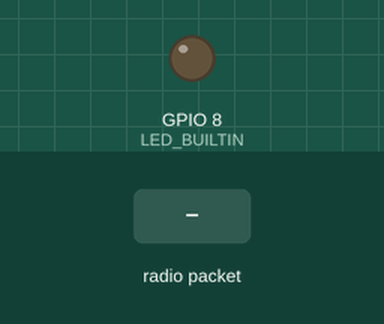
Recording of a sketch running on a simulated ESP32-C6. Parts: output pins drawn as LEDs (lit = HIGH). Inputs (shaded band) come from the test bench. What the sketch prints to the serial monitor is not drawn.

Above: at 1.2 s.
1.3 s: radio packet "1" arrives
Timing chart, 0 to 4.3 s (numbered marks = the images above; inputs shaded):
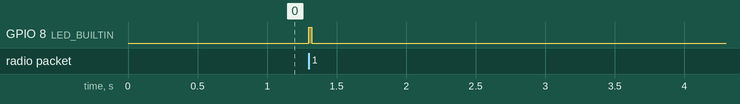

Measured:
- after the input at 1.3 s, GPIO 8 (LED_BUILTIN): LOW → HIGH at once, → LOW 0.02 s later

The sketch:

gateway.ino
```cpp
// gateway.ino — the ESP32-S3 plugged into the Jetson by USB.
//
// A dumb, fast pipe:  ESP-NOW from drones  ->  USB serial to the Jetson
//                     USB serial from Jetson ->  ESP-NOW broadcast to drones
// It does not check signatures; the homebase and the drones do that.
//
// Serial format (binary!):  up   = COBS(rssi_byte + packet) + 0x00
//                           down = COBS(packet) + 0x00
// Never print debug text on Serial here: it would corrupt the binary stream.
// Watch the LED instead (blinks on traffic, if your board has one on LED_BUILTIN).
//
// Arduino IDE: board "ESP32S3 Dev Module". Plugged into the native USB port:
// set "USB CDC On Boot: Enabled" (Jetson sees /dev/ttyACM0). Plugged into the
// UART port: leave it Disabled (Jetson sees /dev/ttyUSB0 or /dev/ttyACM0).
#include <Arduino.h>
#include <WiFi.h>
#include <esp_now.h>
#include <esp_wifi.h>
#include "t15_protocol.h"

#define WIFI_CHANNEL 1             // same on every board
#define BAUD 921600                // matches homebase.py --baud (ignored over native USB)

static const uint8_t BCAST[6] = {0xFF, 0xFF, 0xFF, 0xFF, 0xFF, 0xFF};
typedef struct { uint8_t len; int8_t rssi; uint8_t data[T15_MAX_PKT]; } rx_item_t;
static QueueHandle_t rxq;
static uint8_t inbuf[2 * T15_MAX_FRAME];
static size_t inlen = 0;
static uint32_t led_off_at = 0;

#if ESP_ARDUINO_VERSION_MAJOR >= 3
static void on_recv(const esp_now_recv_info_t *info, const uint8_t *data, int len) {
  rx_item_t it;
  it.rssi = info->rx_ctrl ? info->rx_ctrl->rssi : 0;
#else
static void on_recv(const uint8_t *mac, const uint8_t *data, int len) {
  rx_item_t it;
  it.rssi = 0;
#endif
  if (len <= 0 || len > T15_MAX_PKT) return;
  it.len = (uint8_t)len;
  memcpy(it.data, data, len);
  xQueueSend(rxq, &it, 0);
}

static void blink() {
#ifdef LED_BUILTIN
  digitalWrite(LED_BUILTIN, HIGH);
  led_off_at = millis() + 20;
#endif
}

void setup() {
  Serial.begin(BAUD);
#ifdef LED_BUILTIN
  pinMode(LED_BUILTIN, OUTPUT);
#endif
  rxq = xQueueCreate(32, sizeof(rx_item_t));
  WiFi.mode(WIFI_STA);
  WiFi.disconnect();
  esp_wifi_set_channel(WIFI_CHANNEL, WIFI_SECOND_CHAN_NONE);
  if (esp_now_init() != ESP_OK) { delay(1000); ESP.restart(); }
  esp_now_peer_info_t peer;
  memset(&peer, 0, sizeof peer);
  memcpy(peer.peer_addr, BCAST, 6);
  peer.channel = WIFI_CHANNEL;
  peer.ifidx = WIFI_IF_STA;
  peer.encrypt = false;
  esp_now_add_peer(&peer);
  esp_now_register_recv_cb(on_recv);
}

void loop() {
  rx_item_t it;
  while (xQueueReceive(rxq, &it, 0) == pdTRUE) {            // drones -> Jetson
    uint8_t raw[T15_MAX_PKT + 1], enc[T15_MAX_FRAME];
    raw[0] = (uint8_t)it.rssi;
    memcpy(raw + 1, it.data, it.len);
    size_t n = t15_cobs_encode(raw, it.len + 1, enc);
    enc[n++] = 0x00;
    Serial.write(enc, n);
    blink();
  }
  while (Serial.available()) {                              // Jetson -> drones
    int b = Serial.read();
    if (b < 0) break;
    if (b == 0) {
      uint8_t pkt[T15_MAX_PKT];
      size_t n = inlen ? t15_cobs_decode(inbuf, inlen, pkt, sizeof pkt) : 0;
      if (n >= T15_HDR_LEN + 2) { esp_now_send(BCAST, pkt, n); blink(); }
      inlen = 0;
    } else if (inlen < sizeof inbuf) {
      inbuf[inlen++] = (uint8_t)b;
    } else {
      inlen = 0;                                            // runaway frame: drop it
    }
  }
#ifdef LED_BUILTIN
  if (led_off_at && millis() > led_off_at) { digitalWrite(LED_BUILTIN, LOW); led_off_at = 0; }
#endif
}
```

t15_protocol.h
```cpp
// t15_protocol.h — Team-15 radio packets. Same bytes as link/protocol.py.
//
//   drone ESP32 --ESP-NOW--> ESP32-S3 gateway --USB serial--> Jetson homebase
//
// Packet (little-endian):
//   header 14 B | payload N B | [auth tag 8 B if flags&T15_FLAG_AUTH] | crc16 2 B
// Serial framing (gateway <-> Jetson only): COBS(...) + 0x00
//
// Header-only and self-contained (own SHA-256/HMAC, no mbedtls), so it builds
// the same on ESP32, ESP32-S3, ESP32-C6 and a laptop (tests/xcheck.c).
// Change this file and link/protocol.py together, then run tests/test_link.py.
#pragma once
#include <stdint.h>
#include <stddef.h>
#include <string.h>

#define T15_MAGIC      0xA5
#define T15_VERSION    1
#define T15_HOME_ID    0
#define T15_BROADCAST  0xFF

#define T15_TELEMETRY  1
#define T15_DETECTION  2
#define T15_WAYPOINT   3

#define T15_FLAG_AUTH  0x01
#define T15_TAG_LEN    8
#define T15_HDR_LEN    14
#define T15_TELEM_LEN  27
#define T15_DET_LEN    20
#define T15_WP_LEN     24
#define T15_MAX_PKT    64          // biggest packet is 14+27+8+2 = 51
#define T15_MAX_FRAME  (T15_MAX_PKT + 4)

// sensor ids (detection.sensor); capability bit = 1 << (id - 1)
#define T15_SENS_ID_THERMAL  1
#define T15_SENS_ID_CV       2
#define T15_SENS_ID_MMWAVE   3
#define T15_SENS_ID_BLE      4
#define T15_SENS_ID_ACOUSTIC 5
#define T15_SENS_THERMAL  (1u << 0)
#define T15_SENS_CV       (1u << 1)
#define T15_SENS_MMWAVE   (1u << 2)
#define T15_SENS_BLE      (1u << 3)
#define T15_SENS_ACOUSTIC (1u << 4)

// person status
#define T15_ST_UNKNOWN  0
#define T15_ST_OK       1
#define T15_ST_INJURED  2
#define T15_ST_CRITICAL 3

// drone state
#define T15_DS_LANDED    0
#define T15_DS_FLYING    1
#define T15_DS_HOLDING   2
#define T15_DS_RTB       3
#define T15_DS_LINK_LOST 4

// waypoint commands
#define T15_CMD_GOTO 0
#define T15_CMD_HOLD 1
#define T15_CMD_RTB  2
#define T15_CMD_LAND 3

// errors from t15_check
#define T15_ERR_SHORT  -1
#define T15_ERR_CRC    -2
#define T15_ERR_MAGIC  -3
#define T15_ERR_TYPE   -4
#define T15_ERR_LEN    -5
#define T15_ERR_AUTH   -6
#define T15_ERR_NOAUTH -7

typedef struct { uint8_t type, flags, src, dst; uint32_t seq, t_ms; } t15_hdr_t;
typedef struct { float x, y, z, yaw, sigma; uint8_t battery, state, sensing; uint32_t wp_ack; } t15_telem_t;
typedef struct { float x, y; uint8_t sensor, conf, status, hr, br, range_dm; uint16_t det_id; uint32_t tag_id; } t15_det_t;
typedef struct { float x, y, z, yaw; uint8_t cmd, tx_period_ds; uint16_t det_ack; uint32_t wp_seq; } t15_wp_t;

// ------------------------------------------------------------------ crc16
static inline uint16_t t15_crc16(const uint8_t *d, size_t n) {
  uint16_t crc = 0xFFFF;                        // CRC-16/CCITT-FALSE
  for (size_t i = 0; i < n; i++) {
    crc ^= (uint16_t)d[i] << 8;
    for (int b = 0; b < 8; b++) crc = (crc & 0x8000) ? (uint16_t)((crc << 1) ^ 0x1021) : (uint16_t)(crc << 1);
  }
  return crc;
}

// ---------------------------------------------------------- SHA-256 / HMAC
typedef struct { uint32_t h[8]; uint8_t buf[64]; size_t blen; uint64_t total; } t15_sha256_t;

static const uint32_t T15_K256[64] = {
  0x428a2f98,0x71374491,0xb5c0fbcf,0xe9b5dba5,0x3956c25b,0x59f111f1,0x923f82a4,0xab1c5ed5,
  0xd807aa98,0x12835b01,0x243185be,0x550c7dc3,0x72be5d74,0x80deb1fe,0x9bdc06a7,0xc19bf174,
  0xe49b69c1,0xefbe4786,0x0fc19dc6,0x240ca1cc,0x2de92c6f,0x4a7484aa,0x5cb0a9dc,0x76f988da,
  0x983e5152,0xa831c66d,0xb00327c8,0xbf597fc7,0xc6e00bf3,0xd5a79147,0x06ca6351,0x14292967,
  0x27b70a85,0x2e1b2138,0x4d2c6dfc,0x53380d13,0x650a7354,0x766a0abb,0x81c2c92e,0x92722c85,
  0xa2bfe8a1,0xa81a664b,0xc24b8b70,0xc76c51a3,0xd192e819,0xd6990624,0xf40e3585,0x106aa070,
  0x19a4c116,0x1e376c08,0x2748774c,0x34b0bcb5,0x391c0cb3,0x4ed8aa4a,0x5b9cca4f,0x682e6ff3,
  0x748f82ee,0x78a5636f,0x84c87814,0x8cc70208,0x90befffa,0xa4506ceb,0xbef9a3f7,0xc67178f2};

#define T15_ROR(x, n) (((x) >> (n)) | ((x) << (32 - (n))))

static inline void t15_sha256_block(uint32_t *h, const uint8_t *p) {
  uint32_t w[64];
  for (int i = 0; i < 16; i++)
    w[i] = (uint32_t)p[4*i] << 24 | (uint32_t)p[4*i+1] << 16 | (uint32_t)p[4*i+2] << 8 | (uint32_t)p[4*i+3];
  for (int i = 16; i < 64; i++) {
    uint32_t s0 = T15_ROR(w[i-15], 7) ^ T15_ROR(w[i-15], 18) ^ (w[i-15] >> 3);
    uint32_t s1 = T15_ROR(w[i-2], 17) ^ T15_ROR(w[i-2], 19) ^ (w[i-2] >> 10);
    w[i] = w[i-16] + s0 + w[i-7] + s1;
  }
  uint32_t a = h[0], b = h[1], c = h[2], d = h[3], e = h[4], f = h[5], g = h[6], k = h[7];
  for (int i = 0; i < 64; i++) {
    uint32_t t1 = k + (T15_ROR(e, 6) ^ T15_ROR(e, 11) ^ T15_ROR(e, 25)) + ((e & f) ^ (~e & g)) + T15_K256[i] + w[i];
    uint32_t t2 = (T15_ROR(a, 2) ^ T15_ROR(a, 13) ^ T15_ROR(a, 22)) + ((a & b) ^ (a & c) ^ (b & c));
    k = g; g = f; f = e; e = d + t1; d = c; c = b; b = a; a = t1 + t2;
  }
  h[0] += a; h[1] += b; h[2] += c; h[3] += d; h[4] += e; h[5] += f; h[6] += g; h[7] += k;
}

static inline void t15_sha256_init(t15_sha256_t *s) {
  static const uint32_t iv[8] = {0x6a09e667,0xbb67ae85,0x3c6ef372,0xa54ff53a,0x510e527f,0x9b05688c,0x1f83d9ab,0x5be0cd19};
  memcpy(s->h, iv, sizeof iv); s->blen = 0; s->total = 0;
}

static inline void t15_sha256_update(t15_sha256_t *s, const uint8_t *d, size_t n) {
  s->total += n;
  while (n--) {
    s->buf[s->blen++] = *d++;
    if (s->blen == 64) { t15_sha256_block(s->h, s->buf); s->blen = 0; }
  }
}

static inline void t15_sha256_final(t15_sha256_t *s, uint8_t out[32]) {
  uint64_t bits = s->total * 8;
  uint8_t one = 0x80, zero = 0;
  t15_sha256_update(s, &one, 1);
  while (s->blen != 56) t15_sha256_update(s, &zero, 1);
  uint8_t len[8];
  for (int i = 0; i < 8; i++) len[i] = (uint8_t)(bits >> (56 - 8 * i));
  t15_sha256_update(s, len, 8);
  for (int i = 0; i < 8; i++) {
    out[4*i] = (uint8_t)(s->h[i] >> 24); out[4*i+1] = (uint8_t)(s->h[i] >> 16);
    out[4*i+2] = (uint8_t)(s->h[i] >> 8); out[4*i+3] = (uint8_t)s->h[i];
  }
}

static inline void t15_hmac_sha256(const uint8_t *key, size_t klen, const uint8_t *msg, size_t n, uint8_t out[32]) {
  uint8_t k0[64] = {0}, pad[64], inner[32];
  t15_sha256_t s;
  if (klen > 64) { t15_sha256_init(&s); t15_sha256_update(&s, key, klen); t15_sha256_final(&s, k0); }
  else memcpy(k0, key, klen);
  for (int i = 0; i < 64; i++) pad[i] = k0[i] ^ 0x36;
  t15_sha256_init(&s); t15_sha256_update(&s, pad, 64); t15_sha256_update(&s, msg, n); t15_sha256_final(&s, inner);
  for (int i = 0; i < 64; i++) pad[i] = k0[i] ^ 0x5c;
  t15_sha256_init(&s); t15_sha256_update(&s, pad, 64); t15_sha256_update(&s, inner, 32); t15_sha256_final(&s, out);
}

// constant-time compare so a bad actor can't time the tag check
static inline int t15_tag_equal(const uint8_t *a, const uint8_t *b, size_t n) {
  uint8_t d = 0;
  for (size_t i = 0; i < n; i++) d |= a[i] ^ b[i];
  return d == 0;
}

// ------------------------------------------------------------ byte helpers
static inline void t15_put_u8(uint8_t **p, uint8_t v) { *(*p)++ = v; }
static inline void t15_put_u16(uint8_t **p, uint16_t v) { *(*p)++ = (uint8_t)v; *(*p)++ = (uint8_t)(v >> 8); }
static inline void t15_put_u32(uint8_t **p, uint32_t v) { for (int i = 0; i < 4; i++) *(*p)++ = (uint8_t)(v >> (8 * i)); }
static inline void t15_put_f32(uint8_t **p, float f) { uint32_t v; memcpy(&v, &f, 4); t15_put_u32(p, v); }
static inline uint8_t t15_get_u8(const uint8_t **p) { return *(*p)++; }
static inline uint16_t t15_get_u16(const uint8_t **p) { uint16_t v = (uint16_t)((*p)[0] | ((*p)[1] << 8)); *p += 2; return v; }
static inline uint32_t t15_get_u32(const uint8_t **p) {
  uint32_t v = (uint32_t)(*p)[0] | (uint32_t)(*p)[1] << 8 | (uint32_t)(*p)[2] << 16 | (uint32_t)(*p)[3] << 24;
  *p += 4; return v;
}
static inline float t15_get_f32(const uint8_t **p) { uint32_t v = t15_get_u32(p); float f; memcpy(&f, &v, 4); return f; }

// ------------------------------------------------------------------ encode
static inline uint8_t *t15_put_hdr(uint8_t *o, uint8_t type, const uint8_t *key, uint8_t src, uint8_t dst, uint32_t seq, uint32_t t_ms) {
  t15_put_u8(&o, T15_MAGIC); t15_put_u8(&o, T15_VERSION); t15_put_u8(&o, type);
  t15_put_u8(&o, key ? T15_FLAG_AUTH : 0); t15_put_u8(&o, src); t15_put_u8(&o, dst);
  t15_put_u32(&o, seq); t15_put_u32(&o, t_ms);
  return o;
}

static inline size_t t15_finish(uint8_t *start, uint8_t *o, const uint8_t *key, size_t klen) {
  size_t n = (size_t)(o - start);
  if (key) {
    uint8_t mac[32];
    t15_hmac_sha256(key, klen, start, n, mac);
    memcpy(o, mac, T15_TAG_LEN); o += T15_TAG_LEN; n += T15_TAG_LEN;
  }
  uint16_t c = t15_crc16(start, n);
  t15_put_u16(&o, c);
  return n + 2;
}

// key = NULL for unauthenticated (civilian) mode. out must hold T15_MAX_PKT.
static inline size_t t15_encode_telem(uint8_t *out, uint8_t src, uint32_t seq, uint32_t t_ms,
                                      const t15_telem_t *m, const uint8_t *key, size_t klen) {
  uint8_t *o = t15_put_hdr(out, T15_TELEMETRY, key, src, T15_HOME_ID, seq, t_ms);
  t15_put_f32(&o, m->x); t15_put_f32(&o, m->y); t15_put_f32(&o, m->z); t15_put_f32(&o, m->yaw); t15_put_f32(&o, m->sigma);
  t15_put_u8(&o, m->battery); t15_put_u8(&o, m->state); t15_put_u8(&o, m->sensing); t15_put_u32(&o, m->wp_ack);
  return t15_finish(out, o, key, klen);
}

static inline size_t t15_encode_det(uint8_t *out, uint8_t src, uint32_t seq, uint32_t t_ms,
                                    const t15_det_t *m, const uint8_t *key, size_t klen) {
  uint8_t *o = t15_put_hdr(out, T15_DETECTION, key, src, T15_HOME_ID, seq, t_ms);
  t15_put_f32(&o, m->x); t15_put_f32(&o, m->y);
  t15_put_u8(&o, m->sensor); t15_put_u8(&o, m->conf); t15_put_u8(&o, m->status);
  t15_put_u8(&o, m->hr); t15_put_u8(&o, m->br); t15_put_u8(&o, m->range_dm);
  t15_put_u16(&o, m->det_id); t15_put_u32(&o, m->tag_id);
  return t15_finish(out, o, key, klen);
}

static inline size_t t15_encode_wp(uint8_t *out, uint8_t dst, uint32_t seq, uint32_t t_ms,
                                   const t15_wp_t *m, const uint8_t *key, size_t klen) {
  uint8_t *o = t15_put_hdr(out, T15_WAYPOINT, key, T15_HOME_ID, dst, seq, t_ms);
  t15_put_f32(&o, m->x); t15_put_f32(&o, m->y); t15_put_f32(&o, m->z); t15_put_f32(&o, m->yaw);
  t15_put_u8(&o, m->cmd); t15_put_u8(&o, m->tx_period_ds); t15_put_u16(&o, m->det_ack); t15_put_u32(&o, m->wp_seq);
  return t15_finish(out, o, key, klen);
}

// ------------------------------------------------------------------ decode
// Checks crc, magic, length and (if key) the auth tag. Fills h.
// Returns 0 on success, or a T15_ERR_* code. Payload starts at buf + T15_HDR_LEN.
static inline int t15_check(const uint8_t *buf, size_t len, t15_hdr_t *h,
                            const uint8_t *key, size_t klen, int require_auth) {
  if (len < T15_HDR_LEN + 2) return T15_ERR_SHORT;
  uint16_t crc_rx = (uint16_t)(buf[len - 2] | (buf[len - 1] << 8));
  if (t15_crc16(buf, len - 2) != crc_rx) return T15_ERR_CRC;
  const uint8_t *p = buf;
  if (t15_get_u8(&p) != T15_MAGIC || t15_get_u8(&p) != T15_VERSION) return T15_ERR_MAGIC;
  h->type = t15_get_u8(&p); h->flags = t15_get_u8(&p); h->src = t15_get_u8(&p); h->dst = t15_get_u8(&p);
  h->seq = t15_get_u32(&p); h->t_ms = t15_get_u32(&p);
  size_t plen = h->type == T15_TELEMETRY ? T15_TELEM_LEN : h->type == T15_DETECTION ? T15_DET_LEN :
                h->type == T15_WAYPOINT ? T15_WP_LEN : 0;
  if (!plen) return T15_ERR_TYPE;
  size_t want = T15_HDR_LEN + plen + ((h->flags & T15_FLAG_AUTH) ? T15_TAG_LEN : 0) + 2;
  if (len != want) return T15_ERR_LEN;
  if (h->flags & T15_FLAG_AUTH) {
    if (key) {
      uint8_t mac[32];
      t15_hmac_sha256(key, klen, buf, T15_HDR_LEN + plen, mac);
      if (!t15_tag_equal(mac, buf + T15_HDR_LEN + plen, T15_TAG_LEN)) return T15_ERR_AUTH;
    } else if (require_auth) return T15_ERR_NOAUTH;
  } else if (require_auth) return T15_ERR_NOAUTH;
  return 0;
}

static inline void t15_get_telem(const uint8_t *buf, t15_telem_t *m) {
  const uint8_t *p = buf + T15_HDR_LEN;
  m->x = t15_get_f32(&p); m->y = t15_get_f32(&p); m->z = t15_get_f32(&p); m->yaw = t15_get_f32(&p); m->sigma = t15_get_f32(&p);
  m->battery = t15_get_u8(&p); m->state = t15_get_u8(&p); m->sensing = t15_get_u8(&p); m->wp_ack = t15_get_u32(&p);
}

static inline void t15_get_det(const uint8_t *buf, t15_det_t *m) {
  const uint8_t *p = buf + T15_HDR_LEN;
  m->x = t15_get_f32(&p); m->y = t15_get_f32(&p);
  m->sensor = t15_get_u8(&p); m->conf = t15_get_u8(&p); m->status = t15_get_u8(&p);
  m->hr = t15_get_u8(&p); m->br = t15_get_u8(&p); m->range_dm = t15_get_u8(&p);
  m->det_id = t15_get_u16(&p); m->tag_id = t15_get_u32(&p);
}

static inline void t15_get_wp(const uint8_t *buf, t15_wp_t *m) {
  const uint8_t *p = buf + T15_HDR_LEN;
  m->x = t15_get_f32(&p); m->y = t15_get_f32(&p); m->z = t15_get_f32(&p); m->yaw = t15_get_f32(&p);
  m->cmd = t15_get_u8(&p); m->tx_period_ds = t15_get_u8(&p); m->det_ack = t15_get_u16(&p); m->wp_seq = t15_get_u32(&p);
}

// -------------------------------------------------------------------- COBS
// out must hold n + n/254 + 2 bytes. Returns encoded length (no trailing 0x00).
static inline size_t t15_cobs_encode(const uint8_t *in, size_t n, uint8_t *out) {
  size_t o = 1, code_idx = 0;
  uint8_t code = 1;
  for (size_t i = 0; i < n; i++) {
    if (in[i] == 0) { out[code_idx] = code; code_idx = o++; code = 1; }
    else {
      out[o++] = in[i];
      if (++code == 0xFF) { out[code_idx] = code; code_idx = o++; code = 1; }
    }
  }
  out[code_idx] = code;
  return o;
}

// Returns decoded length, or 0 on a malformed frame.
static inline size_t t15_cobs_decode(const uint8_t *in, size_t n, uint8_t *out, size_t cap) {
  size_t i = 0, o = 0;
  while (i < n) {
    uint8_t code = in[i++];
    if (code == 0 || i + code - 1 > n) return 0;
    for (uint8_t k = 1; k < code; k++) { if (o >= cap) return 0; out[o++] = in[i++]; }
    if (code < 0xFF && i < n) { if (o >= cap) return 0; out[o++] = 0; }
  }
  return o;
}
```
